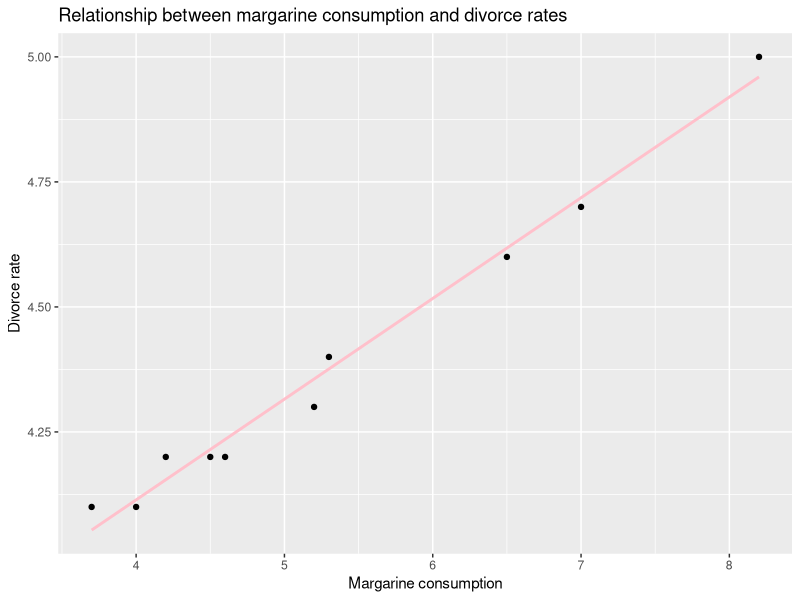
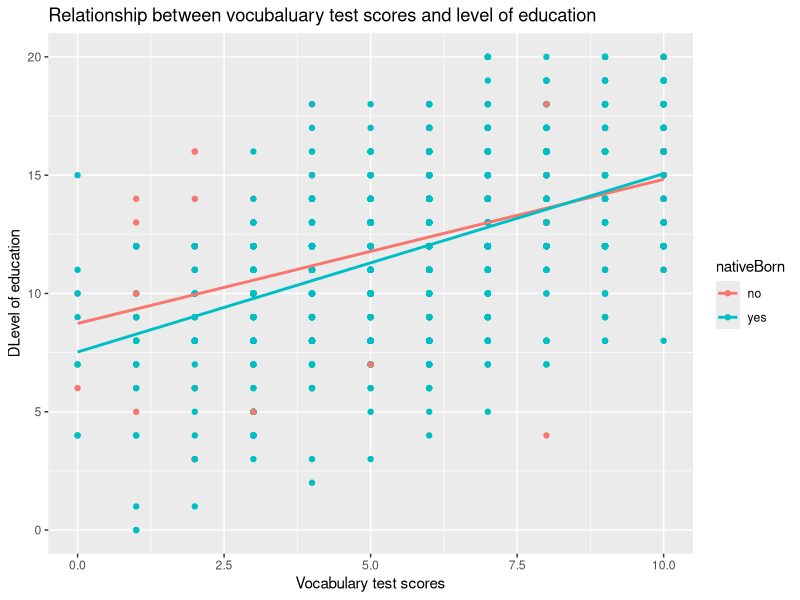
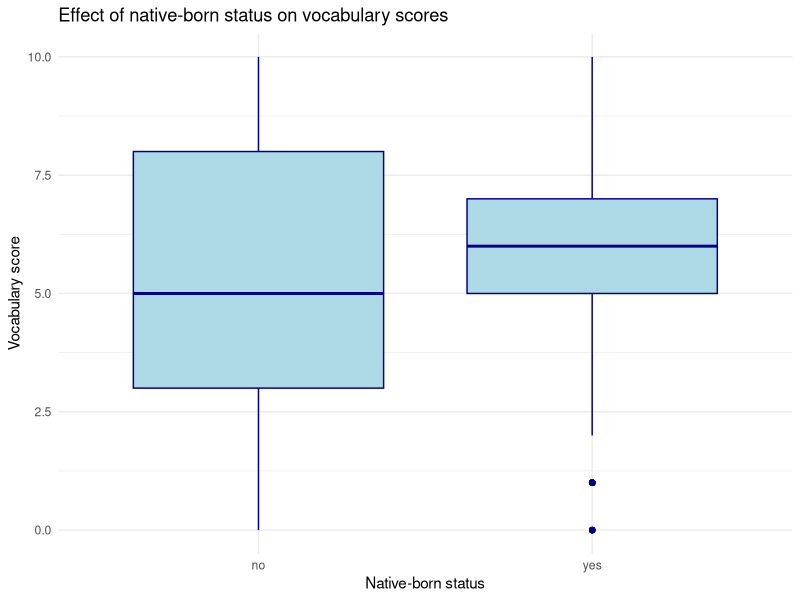
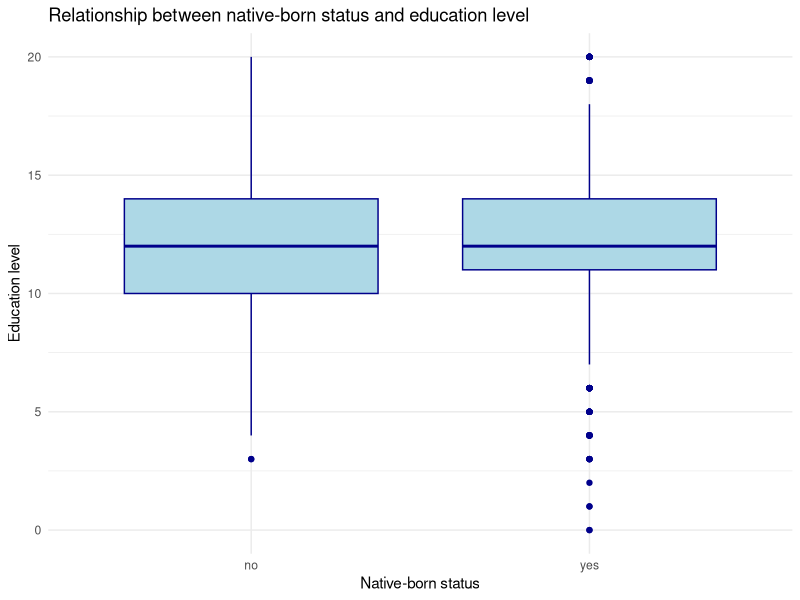
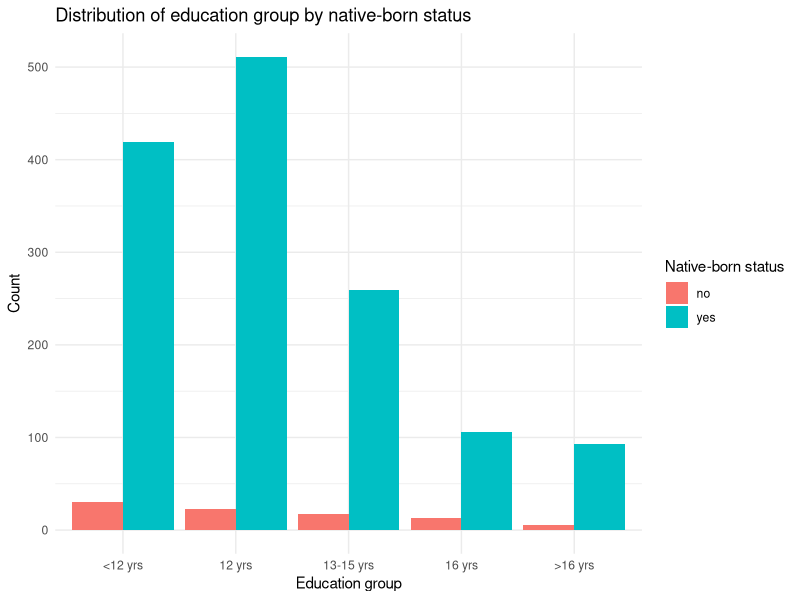

Reproduce these figures in R, in order.
## ---- chunk 1
knitr::opts_chunk$set(echo = TRUE)
options(repos = c(CRAN = "https://cloud.r-project.org"))
## ---- chunk 2
install.packages('dslabs')
install.packages('car')
library(dplyr)
library(ggplot2)
library(dslabs)
library(car)
## ---- chunk 3
data(package = "dslabs")
data("divorce_margarine")
divorce_margarine
## ---- chunk 4
ggplot(divorce_margarine, aes(x = margarine_consumption_per_capita, y = divorce_rate_maine)) +
  geom_point() +
  geom_smooth(method = "lm", se = FALSE, color = "pink") +
  labs(title = "Relationship between margarine consumption and divorce rates",
       x = "Margarine consumption",
       y = "Divorce rate")

## ---- chunk 5
# Fit a linear model
cor_model <- lm(divorce_rate_maine ~ margarine_consumption_per_capita, data = divorce_margarine)
summary(cor_model)

## ---- chunk 6
data(package = 'carData')
data('GSSvocab')
GSSvocab
## ---- chunk 7
GSSvocab_1978 <- GSSvocab %>%
  filter(year == 1978) %>%    # Filter for rows where year is 1978
  na.omit() 
## ---- chunk 8
ggplot(GSSvocab_1978, aes(x = vocab, y = educ, color = nativeBorn)) +
  geom_point() +
  geom_smooth(method = "lm", se = FALSE) +
  labs(title = "Relationship between vocubaluary test scores and level of education",
       x = "Vocabulary test scores",
       y = "DLevel of education")
## ---- chunk 9
vocab_model1 <- lm(vocab ~ educ, data = GSSvocab_1978)
summary(vocab_model1)
## ---- chunk 10
ggplot(GSSvocab_1978, aes(x = nativeBorn, y = vocab)) +
  geom_boxplot(fill = "lightblue", color = "darkblue") +
  labs(title = "Effect of native-born status on vocabulary scores",
       x = "Native-born status",
       y = "Vocabulary score") +
  theme_minimal()
## ---- chunk 11
vocab_model2 <- lm(vocab ~ educ + nativeBorn, data = GSSvocab_1978)
summary(vocab_model2)
## ---- chunk 12
ggplot(GSSvocab_1978, aes(x = nativeBorn, y = educ)) +
  geom_boxplot(fill = "lightblue", color = "darkblue") +
  labs(title = "Relationship between native-born status and education level",
       x = "Native-born status",
       y = "Education level") +
  theme_minimal()
## ---- chunk 13
# Bar plot to show the distribution of education levels by native-born status
ggplot(GSSvocab_1978, aes(x = educGroup, fill = nativeBorn)) +
  geom_bar(position = "dodge") +
  labs(title = "Distribution of education group by native-born status",
       x = "Education group",
       y = "Count",
       fill = "Native-born status") +
  theme_minimal()

## ---- chunk 14
vocab_model3 <- lm(vocab ~ educ * nativeBorn, data = GSSvocab_1978)
summary(vocab_model3)
## ---- chunk 15
anova(vocab_model1, vocab_model2, vocab_model3)
